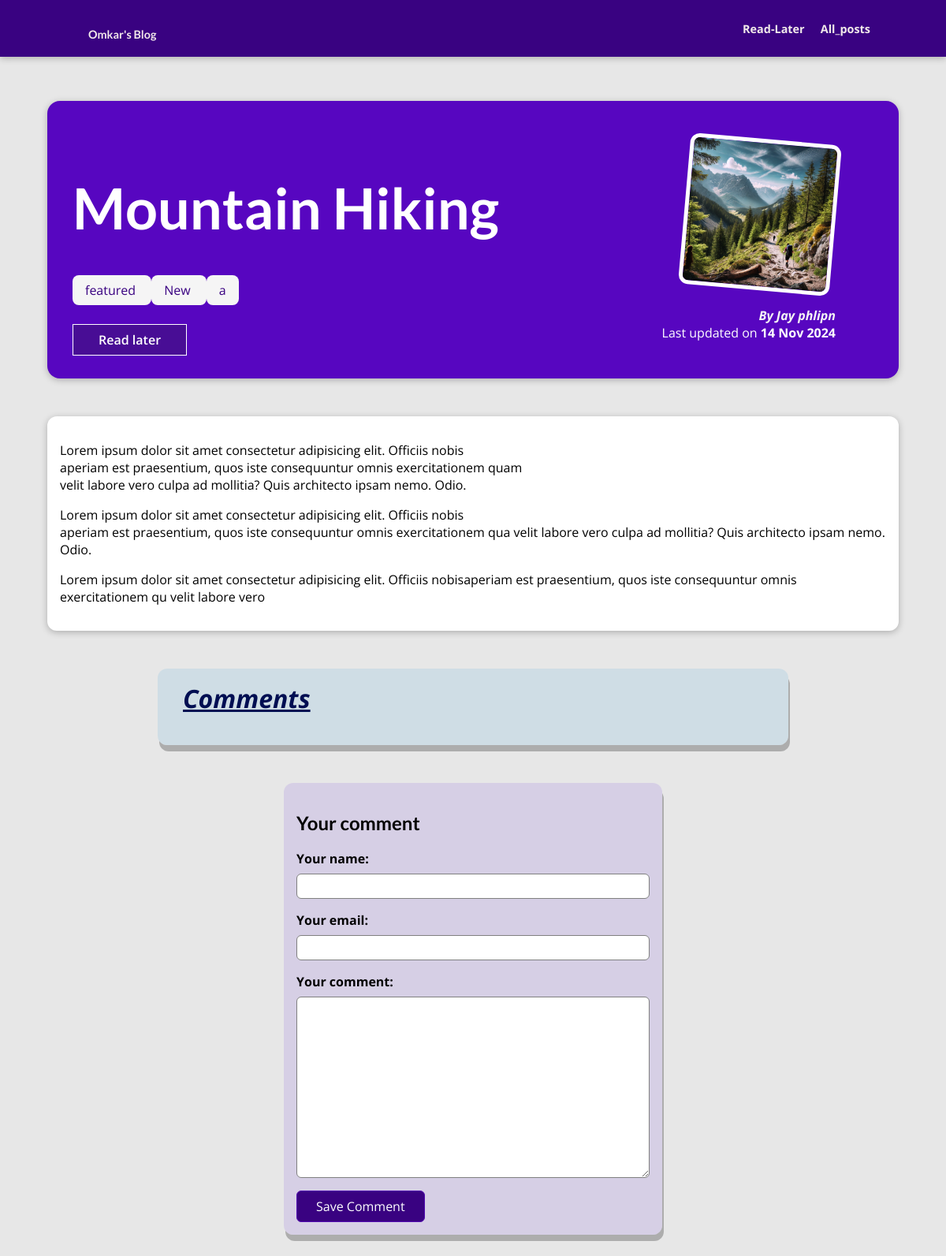
Screenshot of /posts/Mountain-Hiking with the database file from the repository.
### blog/models.py (models this page shows, shortened)
class Post(models.Model):
    title = models.CharField(max_length=100)
    excert = models.CharField(max_length=150)
    image_name = models.ImageField(upload_to="postsfolder",null=True)
    content = models.TextField()
    date = models.DateField(auto_now=True)
    slug = models.SlugField(unique=True)
    content = models.TextField(validators=[
        MinLengthValidator(10)
    ])
    author = models.ForeignKey(Author,on_delete=models.SET_NULL,null=True,related_name="posts")
    tags = models.ManyToManyField(Tag)

class Tag(models.Model):
    caption = models.CharField(max_length=20)

class Author(models.Model):
    first_name = models.CharField(max_length=100)
    last_name = models.CharField(max_length=100)
    email_address = models.EmailField(max_length=100)
    def __str__(self):
        return f"{self.first_name} {self.last_name}"
    class Meta:
        verbose_name_plural  = "Author_details"

### blog/views.py (the view, shortened to what this page needs)
# urls.py: path("posts/<slug:slug>" , views.SinglePostView.as_view(), name = "post-detail-page"),
class SinglePostView(DetailView):
    def is_stored_post(self,request,post_id):
        stored_posts  = request.session.get("stored-posts")
        if stored_posts is not None:
            is_saved_for_later = post_id in stored_posts
        else:
            is_saved_for_later = False
        return is_saved_for_later
    def get(self,request,slug):
        post = Post.objects.get(slug=slug)
        context ={
            "post":post,
            "post_tags":post.tags.all(),
            "comment_form":CommentForm(),
            "allthecomments":post.comments.all().order_by("-id"),
            "saved_for_later":self.is_stored_post(request,post.id)
        }
        return render(request , "blog/post-detail.html",context)

### blog/forms.py
class CommentForm(forms.ModelForm):
    class Meta:
        model = Comment
        exclude = ["postof"]
        labels = {
            "user_name":"Your name",
            "user_email":"Your email",
            "text":"Your comment"
        }

### blog/templates/blog/post-detail.html (shortened to what this page needs)
{% extends "base.html" %}
{% load static %}
{% block css_files %}
    <link rel="stylesheet" href=" {% static "blog/post-detail.css" %}"/>
{% endblock  %}
{% block content %}
    <section id="summary">
            <h2>{{post.title}}</h2>
            <div class="space_div">
                {% for tag in post_tags %}
                <span id="tagggg">{{ tag.caption }} </span>
                {% endfor %}
             </div>
                    <div class id="read-later">
                    <form action="{% url "read-later" %}" method="POST">
                        <button>
                            {% if saved_for_later %}
                                Remove from later list
                            {% else %}
                                Read later
                            {% endif %}
                        </button>
                    </form>
                    </div>
            <article>
                <img src = "{{ post.image_name.url }}" alt="{{ post.title }}">
                <address>
                    <a href="mailto:{{post.author.email_address}}">By {{post.author}} </a>
                </address>
                <div>
                    Last updated on <time> {{post.date|date:"d M Y"}}</time>
                </div>
            </article>
    </section>
    <main>
        {{post.content|linebreaks}}
    </main>
    <section id="comments-section">
        <span>
             Comments
    </span> <br><br>
    </section>
    <section class="comment-form">
        <h2>Your comment</h2>
        <form action = "{% url "post-detail-page" post.slug%}" method= "POST">
            {% for form_field in comment_form %}
            <div class="form-control {% if form_field.errors %}invalid{% endif %}">
                {{form_field.label_tag}}
                {{form_field}}
        </div>
            {% endfor %}
            <button>Save Comment</button>
        </form>
    </section>
{% endblock  %}

### templates/base.html (shortened to what this page needs)
{% load static %}
<!DOCTYPE html>
<html lang="en">
<head>
    <link rel="stylesheet" href="{% static 'app.css' %}">
    {% block css_files %}{% endblock  %}
</head>
<body>
    <header id="main-navigation">
        <h1> <a href=" {% url "index-page" %} "> Omkar's Blog </a> </h1>
        <nav>
           <a href=" {% url "read-later" %} ">Read-Later</a>
           <a href=" {% url "posts-page" %} ">All_posts</a>
        </nav>
    </header>
    {% block content  %}
    {% endblock   %}
</body>
</html>

### static/app.css (style rules this page uses)
* { box-sizing: border-box; }
html { font-family: 'Open Sans', 'Lato', sans-serif; }
body { margin: 0; }
h1, h2, h3 { font-family: 'Lato', sans-serif; font-weight: bold; }
#main-navigation { width: 100%; height: 4.5rem; display: flex; justify-content: space-between; align-items: center; padding: 0 8%; position: absolute; top: 0; left: 0; background-color: #390281; box-shadow: 0 2px 8px rgba(0, 0, 0, 0.25); color: whitesmoke; }
#main-navigation h1, #main-navigation nav { margin: 0; padding: 0; }
#main-navigation a { text-decoration: none; color: rgb(170, 0, 0); font-weight: bold; font-size: 0.9rem; }
#main-navigation a { text-decoration: none; color: rgb(242, 234, 234); font-weight: bold; margin-left: 1rem; }

### blog/static/blog/post-detail.css (style rules this page uses)
body { background-color: #e7e7e7; }
#main-navigation { background-color: #390281; box-shadow: 0 2px 8px rgba(0, 0, 0, 0.25); }
#summary { margin: 8rem auto 3rem auto; padding: 2rem; width: 90%; max-width: 90rem; border-radius: 16px; background-color: #5706c0; position: relative; box-shadow: 0 2px 8px rgba(0, 0, 0, 0.25); height: 22rem; }
#summary a { color: whitesmoke; text-decoration: none; }
#summary h2 { color: white; font-size: 4.5rem; margin-bottom: 0.25rem; }
#summary article { position: absolute; top: 2rem; right: 3rem; padding: 1rem 2rem; border-radius: 12px; text-align: right; color: white; }
#summary article img { width: 12rem; height: 12rem; border-radius: 12px; transform: rotateZ(5deg); border: 5px solid white; margin-bottom: 1rem; }
#summary address { font-weight: bold; }
#summary time { font-weight: bold; }
main { width: 90%; max-width: 90rem; margin: 3rem auto; background-color: white; padding: 1rem; border-radius: 12px; box-shadow: 0 2px 8px rgba(0, 0, 0, 0.25); }
.space_div { margin-top: 5%; }
#tagggg { background-color: whitesmoke; color:#390281; padding: 0.5rem 1rem; border-radius: 8px; }
.form-control { margin-bottom: 1rem; }
.form-control label { font-weight: bold; margin-bottom: 0.5rem; display: block; }
.form-control input, .form-control textarea { display:block; width: 100%; font: inherit; padding: 0.25rem; border-radius: 6px; border: 1px solid grey; }
.comment-form { margin:3rem auto; width:90%; max-width: 30rem; border-radius: 12px; background-color: rgba(201, 189, 228, 0.552); box-shadow: 02px 8px rgba(0, 0, 0, 0.25); padding:1rem; }
.comment-form button { font:inherit; background-color: #390281; color: white; border: 1px solid #5007b0; padding: 0.5rem 1.5rem; border-radius: 6px; cursor: pointer; }
#comments-section { margin:3rem auto; width:90%; max-width: 50rem; border-radius: 12px; background-color: rgba(189, 214, 228, 0.552); box-shadow: 02px 8px rgba(0, 0, 0, 0.25); padding:1rem 2rem; }
#comments-section span { color:rgb(0, 14, 82); font-size: xx-large; font-weight: bolder; font-style: italic; text-decoration: underline; }
#read-later { margin: 2rem 0; }
#read-later button { background-color:#480d95; border: 1px solid white; padding: 0.5rem 2rem; font: inherit; font-weight: 600; color: white; cursor: pointer; }

### rows the page displays
Post: title "Mountain Hiking", image_name (picture), author "Jay phlipn", date "14 Nov 2024", content "Lorem ipsum dolor sit amet consectetur adipisicing elit. Officiis nobis aperiam est praesentium, quos iste consequuntur omnis exercitationem quam velit labore vero culpa ad mollitia? Quis architecto ipsam nemo. Odio. Lorem ipsum dolor sit amet consectetur adipisicing elit. Officiis nobis aperiam est praesentium, quos iste consequuntur omnis exercitationem qua velit labore vero culpa ad mollitia? Quis architecto ipsam nemo. Odio. Lorem ipsum dolor sit amet consectetur adipisicing elit. Officiis nobisaperiam est praesentium, quos iste consequuntur omnis exercitationem qu velit labore vero"
Tag: caption "featured"
Tag: caption "New"
Tag: caption "a"
